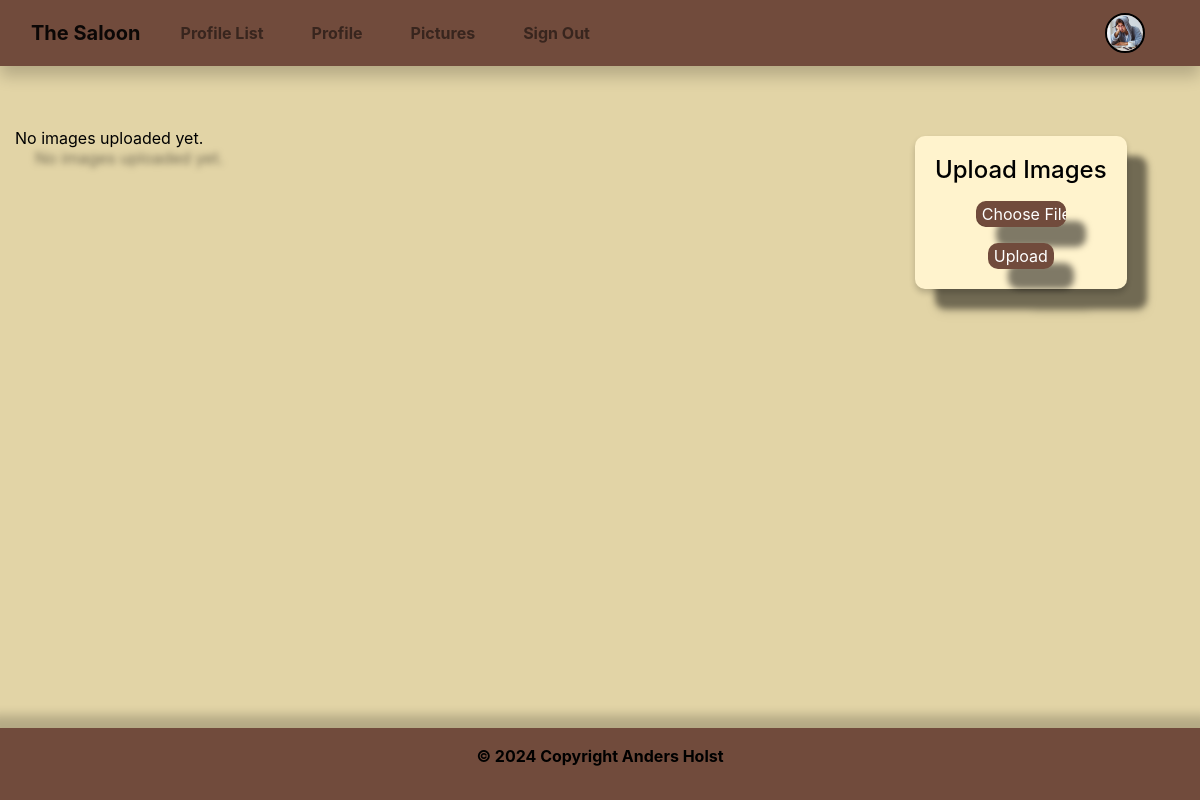
Page /upload/ (signed in) on the earlier database version.
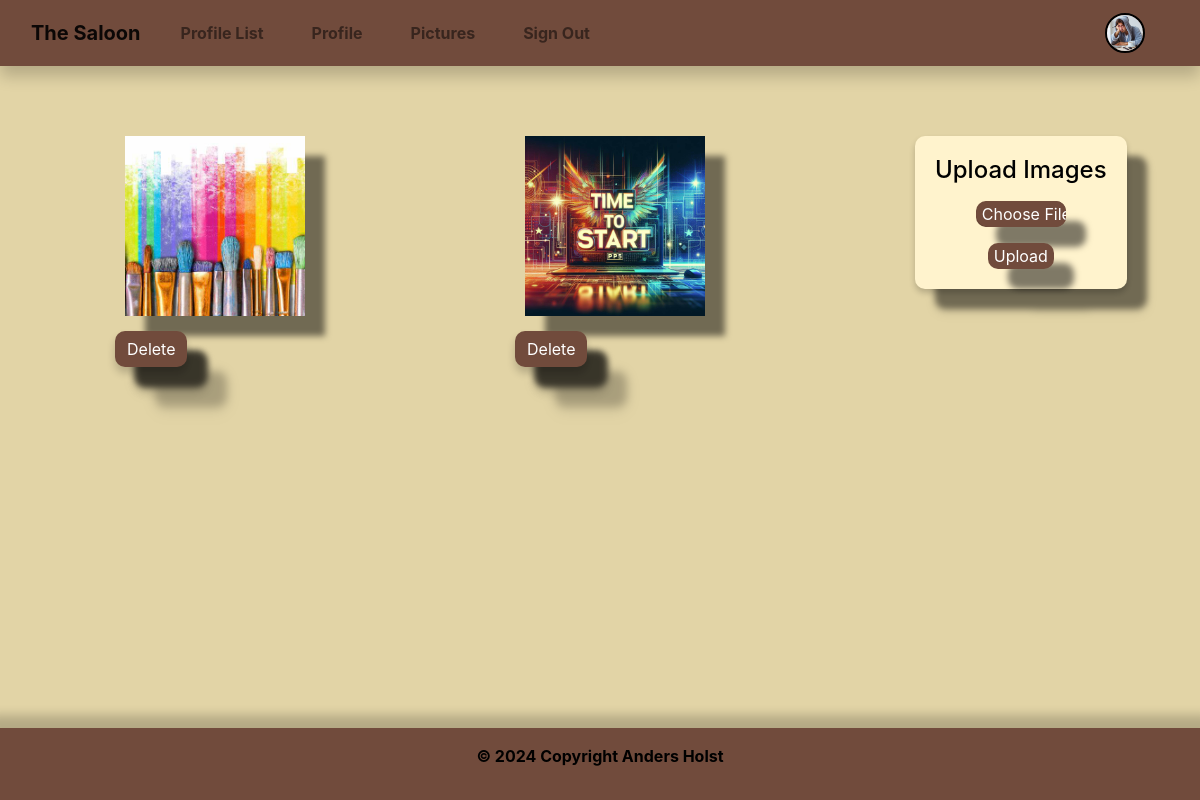
Same page on the later database version.
### the_saloon/models.py (models this page shows, shortened)
class Profile(models.Model):
    user = models.OneToOneField(User, on_delete=models.CASCADE)
    follows = models.ManyToManyField(
        "self", related_name="followed_by", symmetrical=False, blank=True)
    date_modified = models.DateTimeField(auto_now=True)
    profile_image = models.ImageField(
        upload_to="media/image", null=True, blank=True)
    profile_bio = models.CharField(null=True, blank=True, max_length=500)
    facebook_link = models.CharField(null=True, blank=True, max_length=100)
    instagram_link = models.CharField(null=True, blank=True, max_length=100)
    linkedin_link = models.CharField(null=True, blank=True, max_length=100)
    youtube_link = models.CharField(null=True, blank=True, max_length=100)
    x_link = models.CharField(null=True, blank=True, max_length=100)

class UploadedImage(models.Model):
    user = models.ForeignKey(User, on_delete=models.CASCADE, null=True)
    image = models.ImageField(upload_to='media/image')
    uploaded_at = models.DateTimeField(auto_now_add=True)

### the_saloon/views.py (the view)
# urls.py: path('upload/', views.upload_image, name='upload_image'),
def upload_image(request):
    if request.method == 'POST':
        form = UploadImageForm(request.POST, request.FILES)
        if form.is_valid():
            image = form.save(commit=False)
            image.user = request.user
            image.save()
    else:
        form = UploadImageForm()
    images = UploadedImage.objects.filter(user=request.user)
    return render(
        request, 'upload_image.html', {'form': form, 'images': images})

### the_saloon/forms.py
class UploadImageForm(forms.ModelForm):
    class Meta:
        model = UploadedImage
        fields = ('image',)

### the_saloon/templates/upload_image.html (shortened to what this page needs)
{% extends 'base.html' %}
{% block content %}
<div class="gallery-container">
 <div class="gallery-item col-md-8">
     <div class="row gallery">
      {% for image in images %}
      <div class="col-lg-3 col-md-4 col-sm-6 col-xs-12 mx-auto">
          <img src="{{ image.image.url }}" class="gallery" alt="Uploaded Image">
          <form method="post" action="{% url 'delete_image' image.pk %}">
              <button type="submit" class="btn btn-danger">Delete</button>
          </form>
      </div>
  {% empty %}
      <div class="col-md-12">
          No images uploaded yet.
      </div>
  {% endfor %}
     </div>
 </div>
 <div class="upload-img col-md-3 position-relative">
    <div class="card-gallery position-absolute">
      <div class="card-body">
        <h5 class="card-title">Upload Images</h5>
        <form method="post" enctype="multipart/form-data" class="text-center img-fluid">
          <p class="card-text d-none d-md-block">
              {{ form.as_p }}</p>
              <button class="upload" type="submit">Upload</button>
        </form>
      </div>
    </div>
 </div>
</div>
{% endblock %}

### the_saloon/templates/base.html (shortened to what this page needs)
{% load static %}
<!DOCTYPE html>
<html lang="en">
<head>
  <link rel="stylesheet" href="https://cdn.jsdelivr.net/npm/bootstrap@4.6.2/dist/css/bootstrap.min.css"
>
  <link href="{% static 'css/style.css' %}" rel="stylesheet">
</head>
<body>
  {% include 'navbar.html' %}
  {% block content %}
  {% endblock %}
  {% include "footer.html" %}
 </body>
 </html>

### the_saloon/templates/navbar.html (shortened to what this page needs)
{% load static %}
<nav class="navbar navbar-expand-lg navbar-light navbar sticky-top">
  <div class="container-fluid">
    {% if user.is_authenticated %}
    <a class="navbar-brand" href="{% url 'home' %}">The Saloon</a>
    {% else %}
    <a class="navbar-brand" href="{% url 'login' %}">The Saloon</a>
    {% endif %}
    <div class="collapse navbar-collapse" id="navbarSupportedContent">
      <ul class="navbar-nav me-auto mb-2 mb-lg-0">
        {% if user.is_authenticated %}
        <li class="nav-item mx-3">
          <a class="nav-link" href="{% url 'profile_list' %}">Profile List</a>
        </li>
        <li class="nav-item mx-3">
          <a class="nav-link" href="{% url 'profile' request.user.id %}">Profile</a>
        </li>
        <li class="nav-item mx-3">
          <a class="nav-link" href="{% url 'upload_image' %}">Pictures</a>
        </li>
        <li class="nav-item mx-3">
          <a class="nav-link" href="{% url 'logout' %}">Sign Out</a>
        </li>
        {% else %}
        <li class="nav-item mx-3">
          <a class="nav-link" href="{% url 'register' %}">Sign Up</a>
        </li>
        {% endif %}
      </ul>
      {% if request.user.is_authenticated %}
        <ul class="navbar-nav ml-auto">
            <li class="nav-link navbar-brand">
                {% if user.profile.profile_image %}
                    <a href="{% url 'profile' request.user.id %}">
                        <img src="{{ user.profile.profile_image.url }}" class="rounded-circle" width="40" height="40" alt="profile_image">
                    </a>
                {% else %}
                    <a href="{% url 'profile' request.user.id %}">
                        <img src="{% static 'images/cowboy.png' %}" class="rounded-circle" width="40" height="40" alt="profile_image">
                    </a>
                {% endif %}
            </li>
        </ul>
      {% endif %}
    </div>
  </div>
</nav>

### the_saloon/templates/footer.html
  <footer class="footer">
    <div class="text-center p-3">
      <p class="text-black">©  2024 Copyright Anders Holst</p>
    </div>
  </footer>

### social/static/css/style.css (style rules this page uses)
* { color: #000000; }
body { background-color: #E2D4A6; margin-bottom: 80px; }
button.btn { background-color: #714b3c; border: none; box-shadow: 0 6px 8px 0 rgba(0,0,0,.2); border-radius: 2rem; color: white; }
a.navbar-brand { color: black; font-weight: bold; }
nav.navbar { width: 100%; box-sizing: border-box; background-color: #714B3C; box-shadow: 0 10px 15px 0 rgba(0,0,0,.2); font-weight: bold; color: #000000; }
.rounded-circle { border-radius: 50%; border: 2px solid #000; }
footer.footer { width: 100%; background-color: #714B3C; color:black; box-shadow: 0 -3px 10px 10px rgba(0, 0, 0, 0.2); position: fixed; bottom: 0; flex: 0 0 50px; font-weight: bold; }
.btn.btn-danger { background-color: #714b3c; color: white; border: none; margin-top: 5px; border-radius: 10px; filter: drop-shadow(20px 20px 3px rgba(0, 0, 0, 0.5)); }
.gallery-container { display: flex; flex-wrap: wrap; justify-content: space-between; filter: drop-shadow(20px 20px 3px rgba(0, 0, 0, 0.5)); }
.gallery-item { margin-top: 60px; flex: 1 0 calc(33.333% - 10px); margin-bottom: 10px; }
.gallery-item img { width: 200px; height: 200px; padding: 10px; border-radius: 10px; margin: auto; }
div.card-gallery { background-color: #FFF3CD; box-shadow: 0 4px 6px 0 rgba(0,0,0,.2); border-radius: 10px; text-align: center; margin: auto; margin-top: 70px; }
button.upload { background-color: #714b3c; color: white; border: none; border-radius: 10px; filter: drop-shadow(20px 20px 3px rgba(0, 0, 0, 0.5)); }
#id_image { background-color: #714B3C; border: none; width: 90px; border-radius: 10px; filter: drop-shadow(20px 20px 3px rgba(0, 0, 0, 0.5)); }
p.card-text { color: #000000; }
.row { display: flex; flex-wrap: wrap; }
.card-title { font-size: 24px; }
@media (min-width: 769px) { .upload-img { position: absolute; top: 0; right: 0; width: 100%; z-index: 10; } }
@media (min-width: 769px) { .gallery-container { position: relative; } }

Differences in the rows shown:
added UploadedImage: image (picture)
added UploadedImage: image (picture)
Other differences:
text no longer shown: "No images uploaded yet."
